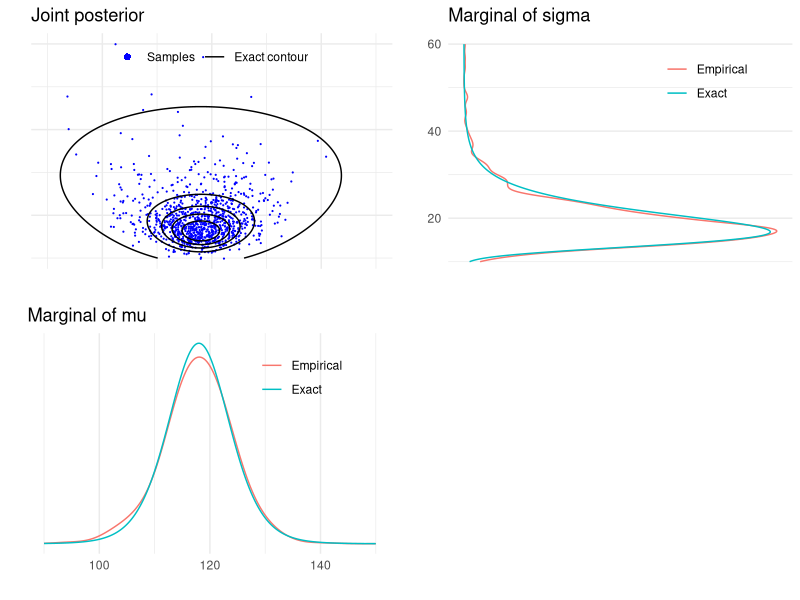
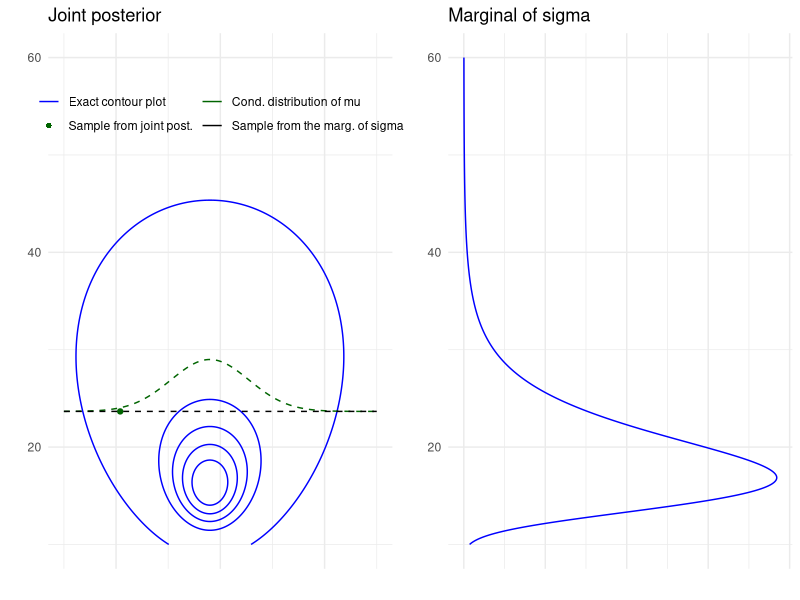
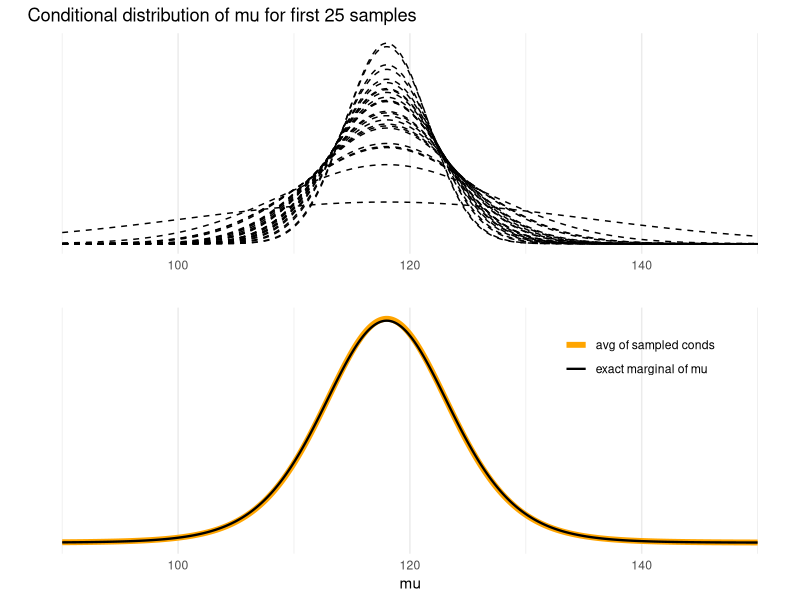
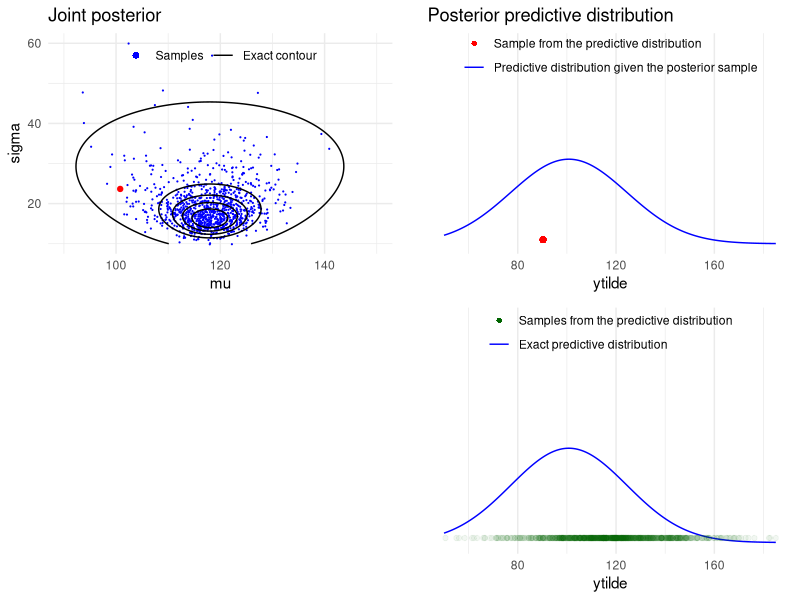
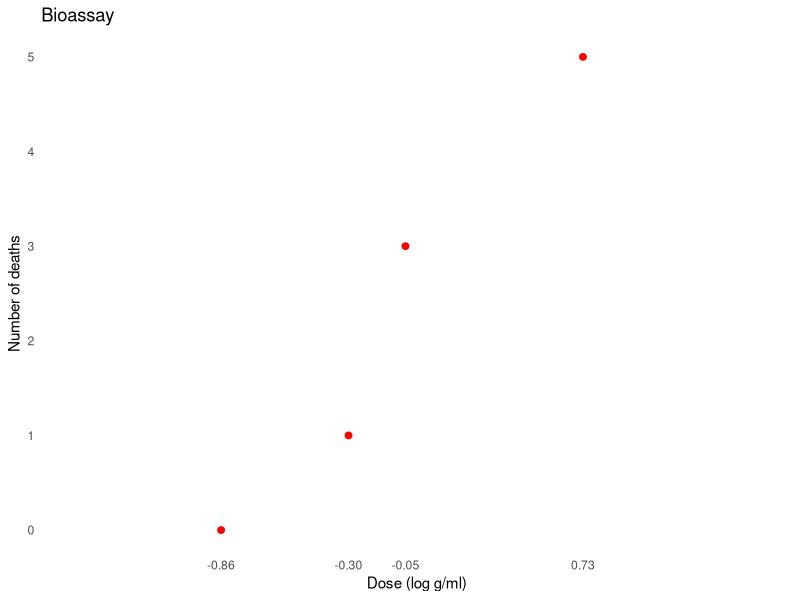
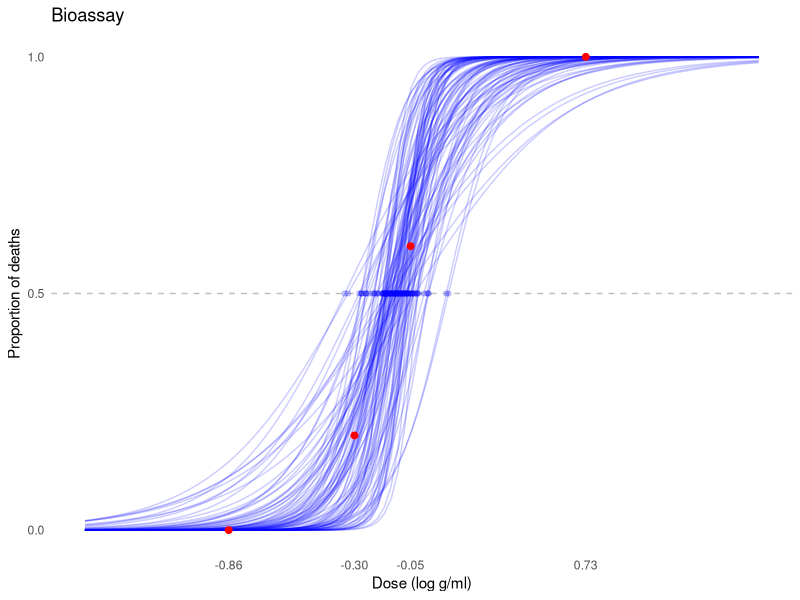
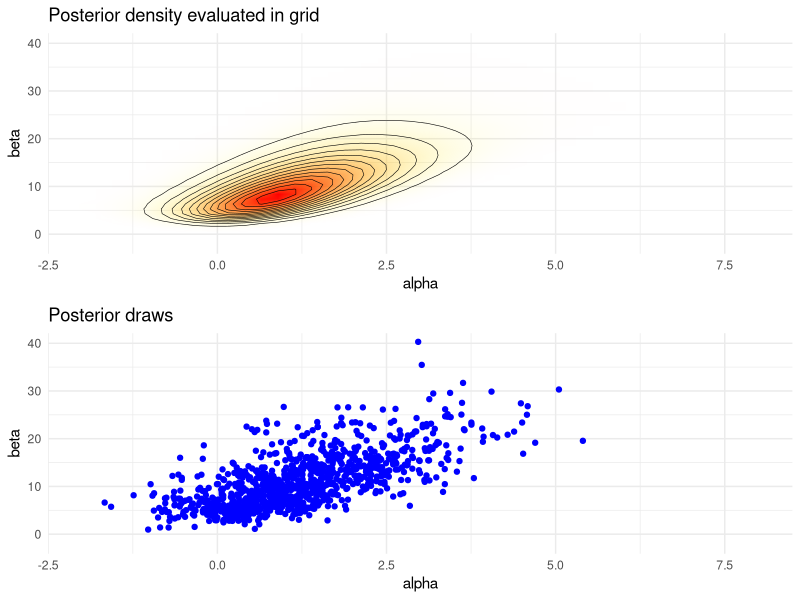
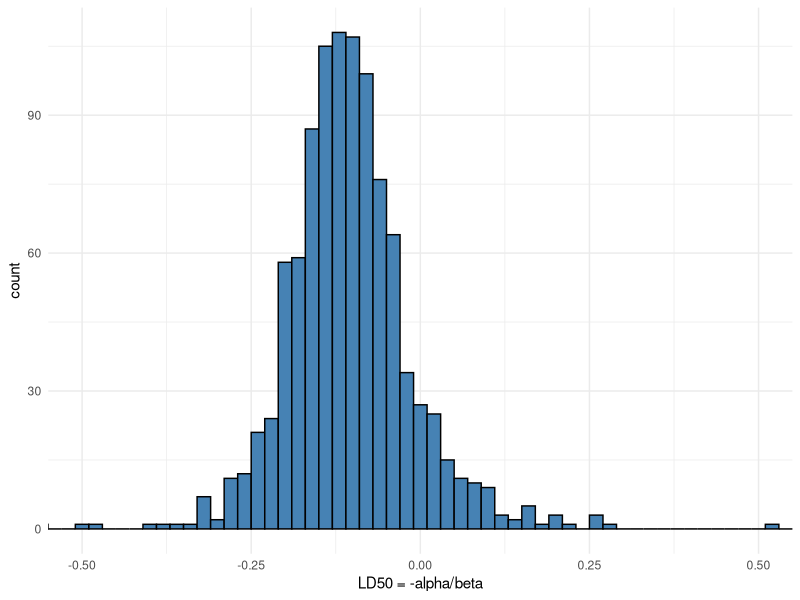

Here is the R script that generated these plots, in order:
# 라이브러리 가져오기
library(tidyverse)
library(grid)
library(gridExtra)
theme_set(theme_minimal())

# Data
y <- c(93, 112, 122, 135, 122, 150, 118, 90, 124, 114)
# Sufficient Statistics
n <- length(y)
s2 <- var(y)
my <- mean(y)

# helper functions to sample from and evaluate
# scaled inverse chi-squared distribution
rsinvchisq <- function(n, nu, s2, ...) nu*s2 / rchisq(n , nu, ...)
dsinvchisq <- function(x, nu, s2){
  exp(log(nu/2)*nu/2 - lgamma(nu/2) + log(s2)/2*nu - log(x)*(nu/2+1) - (nu*s2/2)/x)
}

# sample 1000 random numbers from p(sigma2|y)
ns <- 1000
sigma2  <- rsinvchisq(ns, n-1, s2)
# sample 1000 from p(mu|sigma, y)
mu <- rnorm(n=length(sigma2), mean=my, sd=sqrt(sigma2/n))

# sample from predictive distribution p(ynew|y) for each draw of mu, sigma
sigma <- sqrt(sigma2)
ynew <- rnorm(ns, mu, sigma)

# grid range for mu, sigma and ynew
t1l <- c(90, 150)
t2l <- c(10, 60)
nl <- c(50, 185)
t1 <- seq(t1l[1], t1l[2], length.out = ns)
t2 <- seq(t2l[1], t2l[2], length.out = ns)
xynew <- seq(nl[1], nl[2], length.out = ns)

# compute exact marginal density of mu and sigma
# multiplication by 1./sqrt(s2/n) is due to the transformation of variable z=(x-mean(y))/sqrt(s2/n)
# the multiplication by 2*t2 is due to the transformation of variable z=t2^2,
pm <- dt((t1-my) / sqrt(s2/n), n-1) / sqrt(s2/n)
ps <- dsinvchisq(t2^2, n-1, s2) * 2*t2

# estimate the marginal density using samples and ad hoc Gaussian kernel approximation
pmk <- density(mu, adjust = 2, n = ns, from = t1l[1], to = t1l[2])$y
psk <- density(sigma, n = ns, from = t2l[1], to = t2l[2])$y

# compute the exact predictive density
# multiplication by 1./sqrt(s2/n) is due to the transformation of variable
p_new <- dt((xynew-my) / sqrt(s2*(1+1/n)), n-1) / sqrt(s2*(1+1/n))
                                                       
# Evaluate the joint density in a grid.
# Note that the following is not normalized, but for plotting contours it does not matter.
dfj <- data.frame(t1 = rep(t1, each = length(t2)), t2 = rep(t2, length(t1)))
dfj$z <- dsinvchisq(dfj$t2^2, n-1, s2) * 2*dfj$t2 * dnorm(dfj$t1, my, dfj$t2/sqrt(n))
# breaks for plotting the contours
cl <- seq(1e-5, max(dfj$z), length.out = 6)

# -----------------------------------------------------------------
# Demo 3.1. Visualize the joint and marginal densities
# Visualise the joint density and marginal densities of the posterior of normal distribution with unknown mean and variance.

# marginal density of mu
dfm <- data.frame(t1, Exact = pm, Empirical = pmk) %>% gather(grp, p, -t1)
margmu <- ggplot(dfm) +
  geom_line(aes(t1, p, color = grp)) +
  coord_cartesian(xlim = t1l) +
  labs(title = 'Marginal of mu', x = '', y = '') +
  scale_y_continuous(breaks = NULL) +
  theme(legend.background = element_blank(),
        legend.position = c(0.75, 0.8),
        legend.title = element_blank())
# marginal density of sigma
dfs <- data.frame(t2, Exact = ps, Empirical = psk) %>% gather(grp, p, -t2)
margsig <- ggplot(dfs) +
  geom_line(aes(t2, p, color = grp)) +
  coord_cartesian(xlim = t2l) +
  coord_flip() +
  labs(title = 'Marginal of sigma', x = '', y = '') +
  scale_y_continuous(breaks = NULL) +
  theme(legend.background = element_blank(),
        legend.position = c(0.75, 0.8),
        legend.title = element_blank())

# joint density
joint1labs <- c('Samples','Exact contour')
joint1 <- ggplot() +
  geom_point(data = data.frame(mu,sigma), aes(mu, sigma, col = '1'), size = 0.1) +
  geom_contour(data = dfj, aes(t1, t2, z = z, col = '2'), breaks = cl) +
  coord_cartesian(xlim = t1l,ylim = t2l) +
  labs(title = 'Joint posterior', x = '', y = '') +
  scale_y_continuous(labels = NULL) +
  scale_x_continuous(labels = NULL) +
  scale_color_manual(values=c('blue', 'black'), labels = joint1labs) +
  guides(color = guide_legend(nrow  = 1, override.aes = list(
    shape = c(16, NA), linetype = c(0, 1), size = c(2, 1)))) +
  theme(legend.background = element_blank(),
        legend.position = c(0.5, 0.9),
        legend.title = element_blank())

# combine the plots
# blank plot for combining the plots
bp <- grid.rect(gp = gpar(col = 'white'))
grid.arrange(joint1, margsig, margmu, bp, nrow = 2)


# -----------------------------------------------------------------
# Demo 3.2 Visualize Factored Distribution
# data frame for the conditional of mu and marginal of sigma
dfc <- data.frame(mu = t1, marg = rep(sigma[1], length(t1)),
                  cond = sigma[1] + dnorm(t1 ,my, sqrt(sigma2[1]/n)) * 100) %>%
  gather(grp, p, marg, cond)
# legend labels for the following plot
joint2labs <- c('Exact contour plot', 'Sample from joint post.',
                'Cond. distribution of mu', 'Sample from the marg. of sigma')
joint2 <- ggplot() +
  geom_contour(data = dfj, aes(t1, t2, z = z, col = '1'), breaks = cl) +
  geom_point(data = data.frame(m = mu[1], s = sigma[1]), aes(m , s, color = '2')) +
  geom_line(data = dfc, aes(mu, p, color = grp), linetype = 'dashed') +
  coord_cartesian(xlim = t1l,ylim = t2l) +
  labs(title = 'Joint posterior', x = '', y = '') +
  scale_x_continuous(labels = NULL) +
  scale_color_manual(values=c('blue', 'darkgreen','darkgreen','black'), labels = joint2labs) +
  guides(color = guide_legend(nrow  = 2, override.aes = list(
    shape = c(NA, 16, NA, NA), linetype = c(1, 0, 1, 1)))) +
  theme(legend.background = element_blank(),
        legend.position = c(0.5, 0.85),
        legend.title = element_blank())

margsig2 <- ggplot(data = data.frame(t2, ps)) +
  geom_line(aes(t2, ps), color = 'blue') +
  coord_cartesian(xlim = t2l) +
  coord_flip() +
  labs(title = 'Marginal of sigma', x = '', y = '') +
  scale_y_continuous(labels = NULL)

grid.arrange(joint2, margsig2, ncol = 2)


# -----------------------------------------------------------------
# Demo 3.3 Visualize the Marginal Distribution of Mu
# Visualise the marginal distribution of mu as a mixture of normals.
condpdfs <- sapply(t1, function(x) dnorm(x, my, sqrt(sigma2/n)))

# data frame of 25 first samples
dfm25 <- data.frame(t1, t(condpdfs[1:25,])) %>% gather(grp, p, -t1)
condmu <- ggplot(data = dfm25) +
  geom_line(aes(t1, p, group = grp), linetype = 'dashed') +
  labs(title = 'Conditional distribution of mu for first 25 samples', y = '', x = '') +
  scale_y_continuous(breaks = NULL)

# creata a plot of their mean
dfsam <- data.frame(t1, colMeans(condpdfs), pm) %>% gather(grp,p,-t1)
# labels
mulabs <- c('avg of sampled conds', 'exact marginal of mu')
meanmu <- ggplot(data = dfsam) +
  geom_line(aes(t1, p, size = grp, color = grp)) +
  labs(y = '', x = 'mu') +
  scale_y_continuous(breaks = NULL) +
  scale_size_manual(values = c(2, 0.8), labels = mulabs) +
  scale_color_manual(values = c('orange', 'black'), labels = mulabs) +
  theme(legend.position = c(0.8, 0.8),
        legend.background = element_blank(),
        legend.title = element_blank())
# combine the plots 
grid.arrange(condmu, meanmu, ncol = 1)

# -----------------------------------------------------------------
# Demo 3.4 Visualise Posterior Predictive Distirubtion
# Visualise sampling from the posterior predictive distribution.
# Calculate each predictive pdf with given mu and sigma.
ynewdists <- sapply(xynew, function(x) dnorm(x, mu, sigma))

# data frame of dirst draw from sample the predictive along with the exact value for plotting
dfp <- data.frame(xynew, draw = ynewdists[1,], exact = p_new)
# data frame for plotting the samples
dfy <- data.frame(ynew, p = 0.02*max(ynewdists))
# legend labels
pred1labs <- c('Sample from the predictive distribution', 'Predictive distribution given the posterior sample')
pred2labs <- c('Samples from the predictive distribution', 'Exact predictive distribution')
joint3labs <- c('Samples', 'Exact contour')
joint3 <- ggplot() +
  geom_point(data = data.frame(mu, sigma), aes(mu, sigma, col = '1'), size = 0.1) +
  geom_contour(data = dfj, aes(t1, t2, z = z, col = '2'), breaks = cl) +
  geom_point(data = data.frame(x = mu[1], y = sigma[1]), aes(x, y), color = 'red') +
  coord_cartesian(xlim = t1l,ylim = t2l) +
  labs(title = 'Joint posterior', x = 'mu', y = 'sigma') +
  scale_color_manual(values=c('blue', 'black'), labels = joint3labs) +
  guides(color = guide_legend(nrow  = 1, override.aes = list(
    shape = c(16, NA), linetype = c(0, 1), size = c(2, 1)))) +
  theme(legend.background = element_blank(),
        legend.position=c(0.5 ,0.9),
        legend.title = element_blank())

# Create a plot of the predicitive distribution and the respective sample.
pred1 <- ggplot() +
  geom_line(data = dfp, aes(xynew, draw, color = '2')) +
  geom_point(data = dfy, aes(ynew[1], p, color = '1')) +
  coord_cartesian(xlim = nl, ylim = c(0,0.04)) +
  labs(title = 'Posterior predictive distribution', x = 'ytilde', y = '') +
  scale_y_continuous(breaks = NULL) +
  scale_color_manual(values = c('red', 'blue'), labels = pred1labs) +
  guides(color = guide_legend(nrow = 2, override.aes = list(
    linetype = c(0, 1), shape=c(16, NA), labels = pred1labs))) +
  theme(legend.background = element_blank(),
        legend.position = c(0.5 ,0.9),
        legend.title = element_blank())
# Create a plot for all ynews.
pred2 <- ggplot() +
  geom_line(data = dfp, aes(xynew, draw, color = '2')) +
  geom_point(data = dfy, aes(ynew, p, color = '1'), alpha = 0.05) +
  coord_cartesian(xlim = nl, ylim = c(0,0.04)) +
  labs(x = 'ytilde', y = '') +
  scale_y_continuous(breaks=NULL) +
  scale_color_manual(values=c('darkgreen','blue'),labels=pred2labs) +
  guides(color = guide_legend(nrow = 2, override.aes=list(
    linetype = c(0, 1), shape = c(16, NA), alpha = c(1, 1) ,labels = pred2labs))) +
  theme(legend.background = element_blank(),
        legend.position = c(0.5 ,0.9),
        legend.title = element_blank())

# Combine the plots
grid.arrange(joint3, pred1, grid.rect(gp = gpar(col = 'white')), pred2, nrow = 2)

# -----------------------------------------------------------------
# Demo 3.6 Binomial regression and grid samping for Bioassay data

# data
df1 <- data.frame(
  x = c(-0.86, -0.30, -0.05, 0.73),
  n = c(5, 5, 5, 5),
  y = c(0, 1, 3, 5)
)
# EDA
ggplot(df1, aes(x=x, y=y)) +
  geom_point(size=2, color='red') +
  scale_x_continuous(breaks = df1$x, minor_breaks=NULL, limits = c(-1.5, 1.5)) +
  scale_y_continuous(breaks = 0:5, minor_breaks=NULL) +
  labs(title = 'Bioassay', x = 'Dose (log g/ml)', y = 'Number of deaths') +
  theme(panel.grid.major = element_blank())

A = seq(-4, 8, length.out = 50)
B = seq(-10, 40, length.out = 50)
cA <- rep(A, each = length(B))
cB <- rep(B, length(A))

logl <- function(df, a, b){
  df['y']*(a + b*df['x']) - df['n']*log1p(exp(a + b*df['x']))
}

p <- apply(df1, 1, logl, cA, cB) %>%
  # sum the log likelihoods of observations
  # and exponentiate to get the joint likelihood
  rowSums() %>% exp()

# sample from the grid(with replacement)
nsamp <- 1000
samp_indices <- sample(length(p), size = nsamp,
                       replace = T, prob = p/sum(p))
samp_A <- cA[samp_indices[1:nsamp]]
samp_B <- cB[samp_indices[1:nsamp]]

# add random jitter
samp_A <- samp_A + runif(nsamp, (A[1] - A[2])/2, (A[2] - A[1])/2)
samp_B <- samp_B + runif(nsamp, (B[1] - B[2])/2, (B[2] - B[1])/2)

# create a dataframe
samps <- tibble(ind = 1:nsamp, alpha = samp_A, beta = samp_B) %>%
  mutate(ld50 = - alpha/beta)

# plot draws of logistic curves
invlogit <- plogis
xr <- seq(-1.5, 1.5, length.out = 100)
dff <- pmap_df(samps[1:100,], ~ data_frame(x = xr, id=..1,
                                           f = invlogit(..2 + ..3*x)))
ppost <- ggplot(df1, aes(x=x, y=y/n)) +
  geom_line(data=dff, aes(x=x, y=f, group=id), linetype=1, color='blue', alpha=0.2) +
  geom_point(size=2, color='red') +
  scale_x_continuous(breaks = df1$x, minor_breaks=NULL, limits = c(-1.5, 1.5)) +
  scale_y_continuous(breaks = seq(0,1,length.out=3), minor_breaks=NULL) +
  labs(title = 'Bioassay', x = 'Dose (log g/ml)', y = 'Proportion of deaths') +
  theme(panel.grid.major = element_blank())
# add 50% deaths line and LD50 dots
ppost + geom_hline(yintercept = 0.5, linetype = 'dashed', color = 'gray') +
  geom_point(data=samps[1:100,], aes(x=ld50, y=0.5), color='blue', alpha=0.2)

# Create a plot of the posterior density
xl <- c(-2, 8) # limits for the plots
yl <- c(-2, 40) # limits for the plots
pos <- ggplot(data = data.frame(cA ,cB, p), aes(cA, cB)) +
  geom_raster(aes(fill = p, alpha = p), interpolate = T) +
  geom_contour(aes(z = p), colour = 'black', size = 0.2) +
  coord_cartesian(xlim = xl, ylim = yl) +
  labs(title = 'Posterior density evaluated in grid', x = 'alpha', y = 'beta') +
  scale_fill_gradient(low = 'yellow', high = 'red', guide = F) +
  scale_alpha(range = c(0, 1), guide = F)

# plot of the samples
sam <- ggplot(data = samps) +
  geom_point(aes(alpha, beta), color = 'blue') +
  coord_cartesian(xlim = xl, ylim = yl) +
  labs(title = 'Posterior draws', x = 'alpha', y = 'beta')

# combine the plots
grid.arrange(pos, sam, nrow=2)

# plot of the histogram of LD50
his <- ggplot(data = samps) +
  geom_histogram(aes(ld50), binwidth = 0.02,
                 fill = 'steelblue', color = 'black') +
  coord_cartesian(xlim = c(-0.5, 0.5)) +
  labs(x = 'LD50 = -alpha/beta')
his
